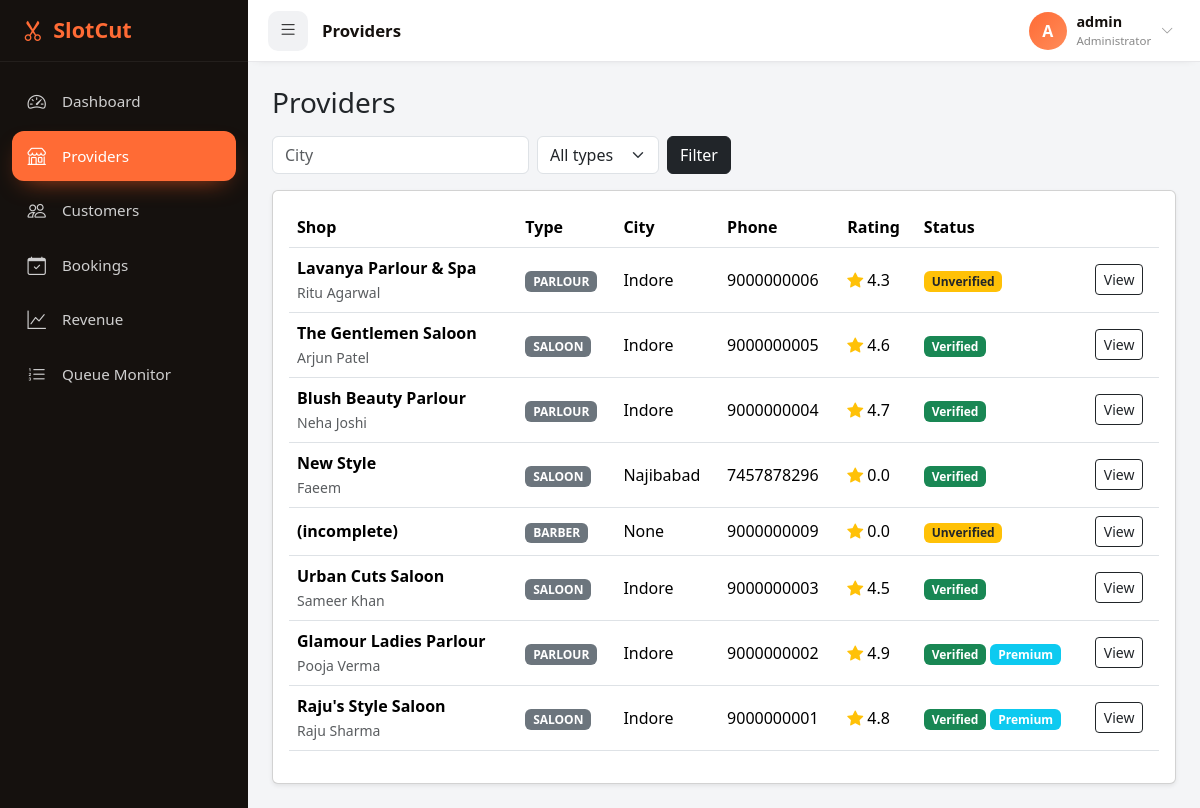
The page /admin/providers (signed in) on the database its author committed.
### app/models/provider.py (models this page shows, shortened)
class Provider(db.Model):
    __tablename__ = 'providers'
    id = db.Column(db.String(36), primary_key=True, default=lambda: str(uuid.uuid4()))
    phone = db.Column(db.String(15), unique=True, nullable=False, index=True)
    owner_name = db.Column(db.String(100), nullable=False)
    shop_name = db.Column(db.String(200), nullable=False)
    shop_type = db.Column(db.String(20), nullable=False)  # BARBER|SALOON|PARLOUR|UNISEX
    description = db.Column(db.Text)
    avatar_url = db.Column(db.String(500))
    cover_image_url = db.Column(db.String(500))
    portfolio_images = db.Column(db.Text)  # JSON list of urls
    address_line = db.Column(db.String(300))
    mohalla = db.Column(db.String(100))
    city = db.Column(db.String(100), index=True)
    district = db.Column(db.String(100))
    state = db.Column(db.String(100))
    pincode = db.Column(db.String(10))
    latitude = db.Column(db.Float)
    longitude = db.Column(db.Float)
    is_open = db.Column(db.Boolean, default=False)
    is_home_visit = db.Column(db.Boolean, default=False)
    home_visit_charge = db.Column(db.Float)
    is_verified = db.Column(db.Boolean, default=False)
    is_premium = db.Column(db.Boolean, default=False)
    premium_expiry = db.Column(db.DateTime)
    fcm_token = db.Column(db.String(500))
    open_time = db.Column(db.String(5), default='09:00')
    close_time = db.Column(db.String(5), default='20:00')
    weekly_off = db.Column(db.String(50))  # JSON list e.g. ["SUN"]
    total_bookings = db.Column(db.Integer, default=0)
    rating = db.Column(db.Float, default=0.0)
    rating_count = db.Column(db.Integer, default=0)
    password_hash = db.Column(db.String(256))
    profile_complete = db.Column(db.Boolean, default=False)
    created_at = db.Column(db.DateTime, default=datetime.utcnow)
    updated_at = db.Column(db.DateTime, default=datetime.utcnow, onupdate=datetime.utcnow)
    barbers = db.relationship('Barber', back_populates='provider', lazy='dynamic')
    services = db.relationship('Service', back_populates='provider', lazy='dynamic')
    bookings = db.relationship('Booking', back_populates='provider', lazy='dynamic')
    reviews = db.relationship('Review', back_populates='provider', lazy='dynamic')
    queue_tokens = db.relationship('QueueToken', back_populates='provider', lazy='dynamic')
    loyalty_cards = db.relationship('LoyaltyCard', back_populates='provider', lazy='dynamic')
    @property
    def portfolio_list(self):
        try:
            return json.loads(self.portfolio_images) if self.portfolio_images else []
        except (ValueError, TypeError):
            return []
    @property
    def weekly_off_list(self):
        try:
            return json.loads(self.weekly_off) if self.weekly_off else []
        except (ValueError, TypeError):
            return []

### app/admin/views.py (the view)
@admin_bp.route('/providers')
@admin_required
def providers():
    q = Provider.query
    if request.args.get('city'):
        q = q.filter(Provider.city.ilike(f"%{request.args['city']}%"))
    if request.args.get('type'):
        q = q.filter(Provider.shop_type == request.args['type'].upper())
    if request.args.get('verified') == 'true':
        q = q.filter_by(is_verified=True)
    items = q.order_by(Provider.created_at.desc()).all()
    return render_template('admin/providers.html', providers=items)

### app/website/views.py (called while the page is built)
def _apk_file():
    path = current_app.config.get('APK_PATH')
    if path and os.path.exists(path):
        return path
    fallback = os.path.join(
        current_app.config['DOWNLOAD_FOLDER'], current_app.config['APK_FILENAME']
    )
    return fallback if os.path.exists(fallback) else None

def apk_available():
    return _apk_file() is not None

@website_bp.app_context_processor
def inject_download_flags():
    try:
        return {'apk_available': apk_available(),
                'app_version': current_app.config.get('APP_VERSION', '1.0')}
    except Exception:
        return {'apk_available': False, 'app_version': '1.0'}

### app/templates/admin/providers.html (shortened to what this page needs)
{% extends 'admin/layout.html' %}
{% block title %}Providers{% endblock %}
{% block content %}
<h3 class="mb-3">Providers</h3>
<form class="row g-2 mb-3">
  <div class="col-auto"><input name="city" class="form-control" placeholder="City" value="{{ request.args.get('city','') }}"></div>
  <div class="col-auto">
    <select name="type" class="form-select">
      <option value="">All types</option>
    </select>
  </div>
  <div class="col-auto"><button class="btn btn-dark">Filter</button></div>
</form>
<div class="card shadow-sm"><div class="card-body table-responsive">
<table class="table table-hover align-middle">
  <thead><tr><th>Shop</th><th>Type</th><th>City</th><th>Phone</th><th>Rating</th><th>Status</th><th></th></tr></thead>
  <tbody>
    {% for p in providers %}
    <tr>
      <td><strong>{{ p.shop_name or '(incomplete)' }}</strong><br><small class="text-muted">{{ p.owner_name }}</small></td>
      <td><span class="badge bg-secondary">{{ p.shop_type }}</span></td>
      <td>{{ p.city }}</td>
      <td>{{ p.phone }}</td>
      <td><i class="bi bi-star-fill text-warning"></i> {{ '%.1f'|format(p.rating or 0) }}</td>
      <td>
        {% if p.is_verified %}<span class="badge bg-success">Verified</span>{% else %}<span class="badge bg-warning text-dark">Unverified</span>{% endif %}
        {% if p.is_premium %}<span class="badge bg-info">Premium</span>{% endif %}
      </td>
      <td><a href="{{ url_for('admin.provider_detail', provider_id=p.id) }}" class="btn btn-sm btn-outline-dark">View</a></td>
    </tr>
    {% else %}
    <tr><td colspan="7" class="text-center text-muted">No providers yet.</td></tr>
    {% endfor %}
  </tbody>
</table>
</div></div>
{% endblock %}

### app/templates/admin/layout.html (style rules this page uses)
:root { --o:#FF6B35;--o-dark:#E8551F;--ink:#15110E;--sb:248px;--rail:76px;--top:62px }
* { box-sizing:border-box }
body { background:#f4f5f7;font-family:system-ui,'Segoe UI',Roboto,sans-serif;margin:0 }

### rows shown on the page
Provider: shop_name "Lavanya Parlour & Spa", owner_name "Ritu Agarwal", shop_type "PARLOUR", city "Indore", phone "9000000006", rating "4.3", is_verified "Unverified"
Provider: shop_name "The Gentlemen Saloon", owner_name "Arjun Patel", shop_type "SALOON", city "Indore", phone "9000000005", rating "4.6", is_verified "Verified"
Provider: shop_name "Blush Beauty Parlour", owner_name "Neha Joshi", shop_type "PARLOUR", city "Indore", phone "9000000004", rating "4.7", is_verified "Verified"
Provider: shop_name "New Style", owner_name "Faeem", shop_type "SALOON", city "Najibabad", phone "7457878296", rating "0.0", is_verified "Verified"
Provider: shop_name "(incomplete)", shop_type "BARBER", city "None", phone "9000000009", rating "0.0", is_verified "Unverified"
Provider: shop_name "Urban Cuts Saloon", owner_name "Sameer Khan", shop_type "SALOON", city "Indore", phone "9000000003", rating "4.5", is_verified "Verified"
Provider: shop_name "Glamour Ladies Parlour", owner_name "Pooja Verma", shop_type "PARLOUR", city "Indore", phone "9000000002", rating "4.9", is_verified "Verified", is_premium "Premium"
Provider: shop_name "Raju's Style Saloon", owner_name "Raju Sharma", shop_type "SALOON", city "Indore", phone "9000000001", rating "4.8", is_verified "Verified", is_premium "Premium"

### other values the page prints
{{ config.ADMIN_USERNAME[0]|upper }} "A"
{{ config.ADMIN_USERNAME }} "admin"
